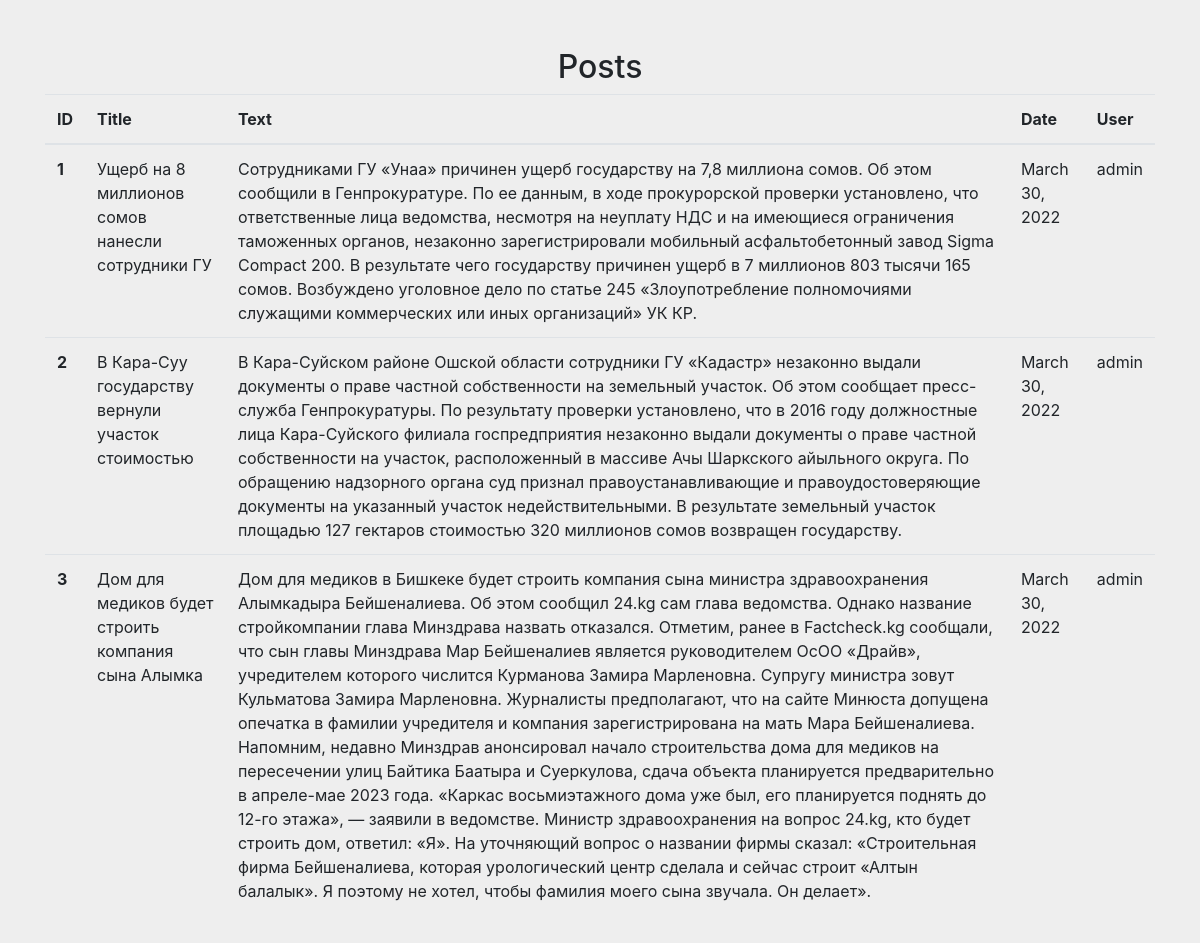
/test/, run on an earlier commit of the app's database.
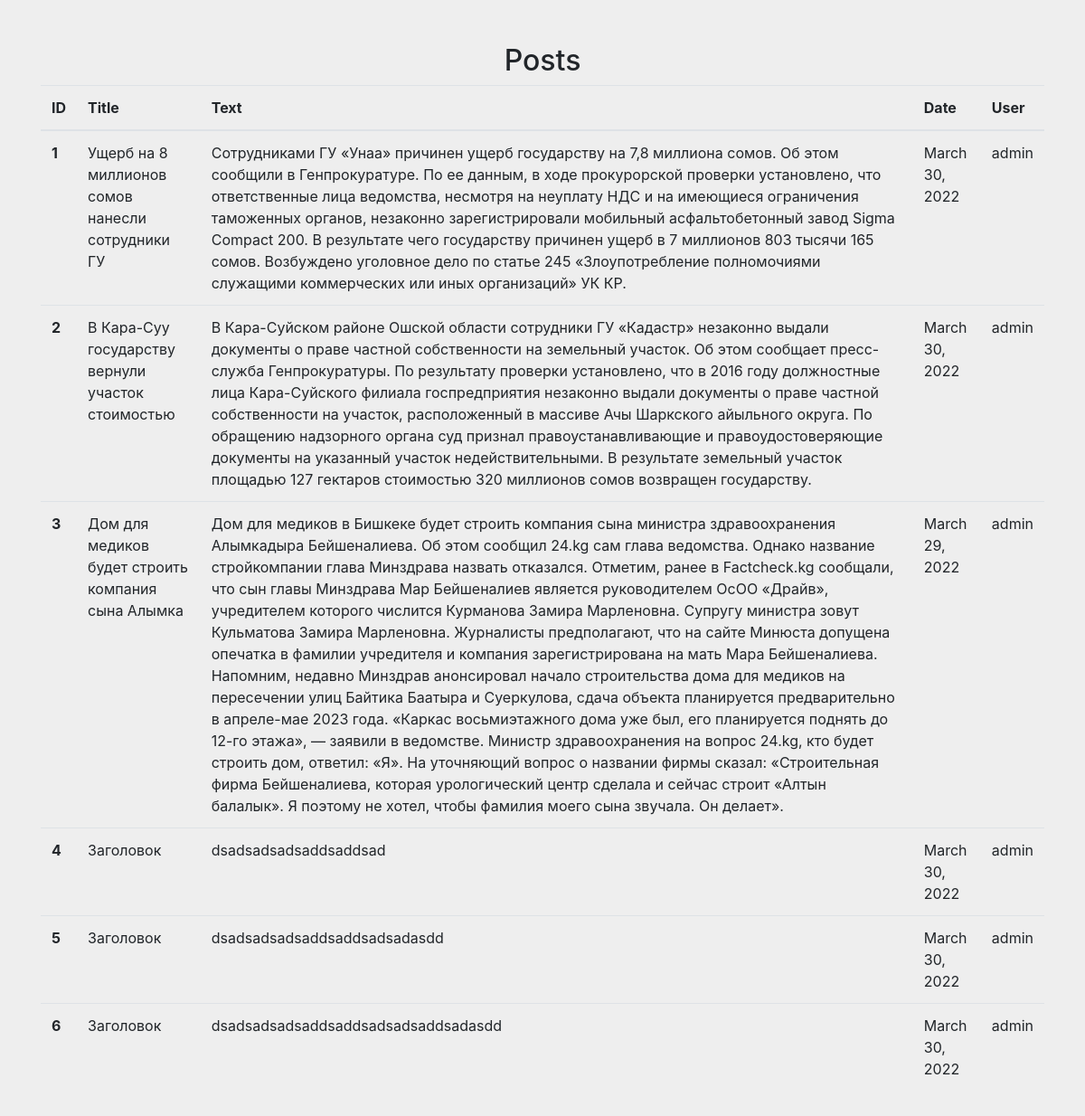
And on a later commit of the database.
### post/models.py (models this page shows, shortened)
class Post(models.Model):
    title = models.CharField(max_length=50)
    text = models.TextField()
    date_posted = models.DateField()
    user = models.ForeignKey(User, on_delete=models.CASCADE)
    def __str__(self):
        return f'{self.user.username} - {self.title}'

### post/views.py (the view)
# urls.py: path('test/', views.test_list_view, name='test'),
def test_list_view(request):
    queryset = Post.objects.all()
    print(str(queryset.query))
    for i in queryset:
        print(i)
    return render(request, 'test.html', {'queryset': queryset})

### post/templates/test.html
{% extends "base.html" %}
{% block content %}
<div>
    <h2 class="text-center">Posts</h2>
</div>
<table class="table table-hover">
    <thead>
      <tr>
        <th scope="col">ID</th>
        <th scope="col">Title</th>
        <th scope="col">Text</th>
        <th scope="col">Date</th>
        <th scope="col">User</th>
      </tr>
    </thead>
    <tbody>
    {% for q in queryset %}
      <tr>
        <th scope="row">{{ q.id }}</th>
        <td>{{ q.title }}</td>
        <td>{{ q.text }}</td>
        <td>{{ q.date_posted }}</td>
        <td>{{ q.user.username }}</td>
      </tr>
    {% endfor %}
    </tbody>
  </table>
{% endblock content %}

### post/templates/base.html (shortened to what this page needs)
<!DOCTYPE html>
<html lang="en">
<head>
    <link rel="stylesheet" href="https://cdn.jsdelivr.net/npm/bootstrap@4.6.1/dist/css/bootstrap.min.css">
    <link rel="stylesheet" href="https://cdnjs.cloudflare.com/ajax/libs/font-awesome/4.7.0/css/font-awesome.min.css">
</head>
<body>
    <div class="container mt-5 mb-5">
        {% block content %}
        {% endblock content %}
    </div>
</body>
</html>

### post/templates/base.html (style rules this page uses)
body { background-color: #eee }

What changed in the data, as far as the page shows it:
changed Post "Дом для медиков будет строить компания сына Алымка": date_posted "March 30, 2022" → "March 29, 2022"
added Post: id "4", title "Заголовок", text "dsadsadsadsaddsaddsad", date_posted "March 30, 2022", user.username "admin"
added Post: id "5", title "Заголовок", text "dsadsadsadsaddsaddsadsadasdd", date_posted "March 30, 2022", user.username "admin"
added Post: id "6", title "Заголовок", text "dsadsadsadsaddsaddsadsadsaddsadasdd", date_posted "March 30, 2022", user.username "admin"
